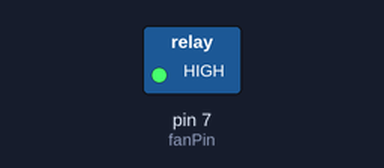
The sketch below on a simulated Arduino Uno, built with avr-gcc and run on an emulated ATmega328P. On the bench: switched loads named in the sketch (green lamp = pin HIGH).

Above: at 0.1 s.
Timing chart, 0 to 1.6 s (numbered marks = the images above):
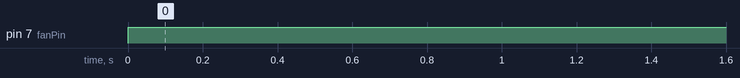

The sketch:

sketch.ino
```cpp
/*
Project: Relay control with Arduino
Author: Enrique A Gracian Castro
Day: 25/09/2025
Description:
Code to turn on a fan using a relay
connected to a digital pin of Arduino.
(A led was used because it does not have a fan)
*/

// Defines the digital pin to which the relay is connected
const int fanPin = 7;

/*
Function to initialize variables and components
*/
void setup() {
  // Initializes the fan pin as an output
  pinMode(fanPin, OUTPUT);
}

/*
Function that runs repeatedly
*/
void loop() {
  // Sets the fan pin to HIGH to activate the relay and turn it on
  // A HIGH signal on the Arduino pin sends 5V, energizing the relay coil.
  // This closes the internal switch of the relay, allowing current to flow
  // towards the fan.
  digitalWrite(fanPin, HIGH);

  // The fan will remain on. This simple code will not turn it off.
  // The loop() function will continue to run, keeping the pin HIGH.
}
```

Measured:
- by itself, pin 7 (fanPin): LOW → HIGH at 0.00 s
